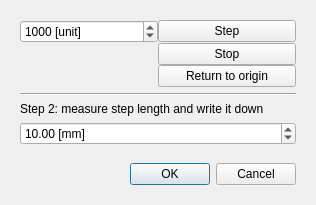
<?xml version="1.0" encoding="UTF-8"?>
<ui version="4.0">
 <class>Dialog</class>
 <widget class="QDialog" name="Dialog">
  <property name="geometry">
   <rect>
    <x>0</x>
    <y>0</y>
    <width>316</width>
    <height>205</height>
   </rect>
  </property>
  <property name="windowTitle">
   <string>Calibrate</string>
  </property>
  <layout class="QVBoxLayout" name="verticalLayout">
   <item>
    <widget class="QWidget" name="dialogInput" native="true">
     <property name="enabled">
      <bool>true</bool>
     </property>
     <layout class="QVBoxLayout" name="verticalLayout_2">
      <item>
       <widget class="QWidget" name="widget" native="true">
        <layout class="QGridLayout" name="gridLayout">
         <property name="leftMargin">
          <number>0</number>
         </property>
         <property name="topMargin">
          <number>0</number>
         </property>
         <property name="rightMargin">
          <number>0</number>
         </property>
         <property name="bottomMargin">
          <number>0</number>
         </property>
         <property name="spacing">
          <number>0</number>
         </property>
         <item row="0" column="1">
          <widget class="QPushButton" name="actionMotorStep">
           <property name="toolTip">
            <string>step (Ctrl+s)</string>
           </property>
           <property name="text">
            <string>Step</string>
           </property>
           <property name="shortcut">
            <string>Ctrl+S</string>
           </property>
          </widget>
         </item>
         <item row="0" column="0">
          <widget class="QSpinBox" name="motorMoveVal">
           <property name="toolTip">
            <string>step length</string>
           </property>
           <property name="suffix">
            <string> [unit]</string>
           </property>
           <property name="minimum">
            <number>1</number>
           </property>
           <property name="maximum">
            <number>10000</number>
           </property>
           <property name="value">
            <number>1000</number>
           </property>
          </widget>
         </item>
         <item row="1" column="1">
          <widget class="QPushButton" name="actionStop">
           <property name="toolTip">
            <string>stop motor (Ctrl+Space)</string>
           </property>
           <property name="text">
            <string>Stop</string>
           </property>
           <property name="shortcut">
            <string>Ctrl+Space</string>
           </property>
          </widget>
         </item>
         <item row="2" column="1">
          <widget class="QPushButton" name="actionGotoOrigin">
           <property name="toolTip">
            <string>return to origin (Ctrl+r)</string>
           </property>
           <property name="text">
            <string>Return to origin</string>
           </property>
           <property name="shortcut">
            <string>Ctrl+R</string>
           </property>
          </widget>
         </item>
        </layout>
       </widget>
      </item>
      <item>
       <widget class="Line" name="line">
        <property name="orientation">
         <enum>Qt::Horizontal</enum>
        </property>
       </widget>
      </item>
      <item>
       <widget class="QLabel" name="label_2">
        <property name="text">
         <string>Step 2: measure step length and write it down</string>
        </property>
       </widget>
      </item>
      <item>
       <widget class="QDoubleSpinBox" name="motorMeasureVal">
        <property name="toolTip">
         <string>measured step</string>
        </property>
        <property name="suffix">
         <string> [mm]</string>
        </property>
        <property name="minimum">
         <double>1.000000000000000</double>
        </property>
        <property name="maximum">
         <double>999.990000000000009</double>
        </property>
        <property name="value">
         <double>10.000000000000000</double>
        </property>
       </widget>
      </item>
      <item>
       <spacer name="verticalSpacer">
        <property name="orientation">
         <enum>Qt::Vertical</enum>
        </property>
        <property name="sizeHint" stdset="0">
         <size>
          <width>20</width>
          <height>7</height>
         </size>
        </property>
       </spacer>
      </item>
      <item>
       <widget class="QDialogButtonBox" name="actionOk">
        <property name="orientation">
         <enum>Qt::Horizontal</enum>
        </property>
        <property name="standardButtons">
         <set>QDialogButtonBox::Cancel|QDialogButtonBox::Ok</set>
        </property>
       </widget>
      </item>
     </layout>
    </widget>
   </item>
  </layout>
 </widget>
 <tabstops>
  <tabstop>motorMoveVal</tabstop>
  <tabstop>actionMotorStep</tabstop>
  <tabstop>actionStop</tabstop>
  <tabstop>actionGotoOrigin</tabstop>
  <tabstop>motorMeasureVal</tabstop>
 </tabstops>
 <resources/>
 <connections>
  <connection>
   <sender>actionOk</sender>
   <signal>accepted()</signal>
   <receiver>Dialog</receiver>
   <slot>accept()</slot>
   <hints>
    <hint type="sourcelabel">
     <x>248</x>
     <y>254</y>
    </hint>
    <hint type="destinationlabel">
     <x>157</x>
     <y>274</y>
    </hint>
   </hints>
  </connection>
  <connection>
   <sender>actionOk</sender>
   <signal>rejected()</signal>
   <receiver>Dialog</receiver>
   <slot>reject()</slot>
   <hints>
    <hint type="sourcelabel">
     <x>316</x>
     <y>260</y>
    </hint>
    <hint type="destinationlabel">
     <x>286</x>
     <y>274</y>
    </hint>
   </hints>
  </connection>
 </connections>
</ui>
